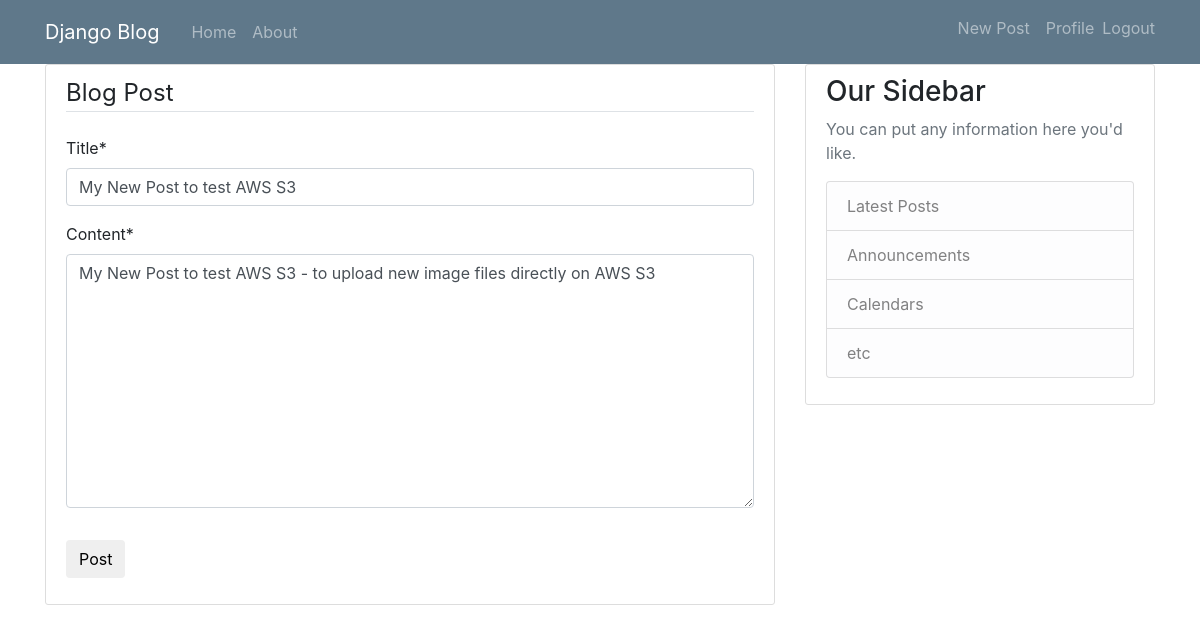
Page /post/17/update/ (signed in) on the committed database.
### blog/models.py (models this page shows, shortened)
class Post(models.Model):
    title = models.CharField(max_length=100)
    content = models.TextField()
    date_posted = models.DateTimeField(default=timezone.now)
    author = models.ForeignKey(User, on_delete=models.CASCADE)

### blog/views.py (the view, shortened to what this page needs)
# urls.py: path('post/<int:pk>/update/', PostUpdateView.as_view(), name='post-update'),
class PostUpdateView(LoginRequiredMixin,UserPassesTestMixin,UpdateView):
    model = Post
    fields = ['title','content']
    def test_func(self):
        post = self.get_object()
        if self.request.user == post.author:
            return True
        return False

### blog/templates/blog/post_form.html (shortened to what this page needs)
{% extends "blog/base.html" %}
{% load crispy_forms_tags %}
{% block content %}
    <div class="content-section">
        <form method="post">
            <fieldset class="form-group">
                <legend class="border-bottom mb-4">Blog Post</legend>
                {{ form|crispy }}
            </fieldset>
            <div class="form-group">
                <button class="btn btn-border-info" type="submit">Post</button>
            </div>
        </form>
    </div>
{% endblock content %}

### blog/static/blog/main.css (style rules this page uses)
body { background: #fafafa; color: #333333; margin-top: 5rem; }
.content-section { background: #ffffff; padding: 10px 20px; border: 1px solid #dddddd; border-radius: 3px; margin-bottom: 20px; }

### rows in the picture
Post: title "My New Post to test AWS S3", content "My New Post to test AWS S3 - to upload new image files directly on AWS S3"
